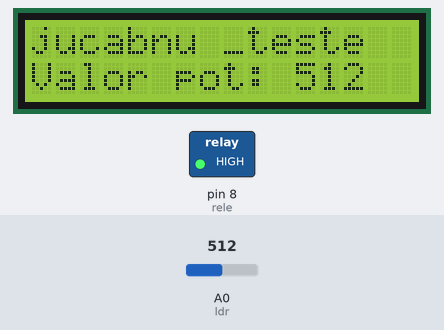
A sketch run on a simulated Arduino Uno, built with avr-gcc and run on an emulated ATmega328P. On the bench: 16×2 character LCD, switched loads named in the sketch (green lamp = pin HIGH). The inputs (shaded band) are chosen by the test bench; at power-on: A0 (ldr) = 512.

Above: at 1.2 s.
1.3 s: A0 (ldr) set to 56
At 2.1 s:
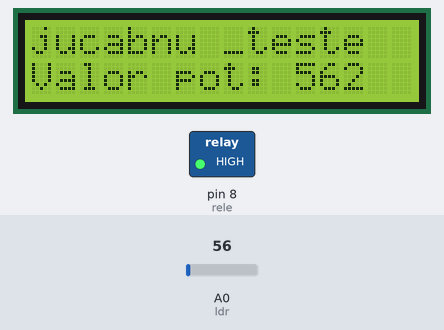
3.0 s: A0 (ldr) set to 47
At 3.5 s:
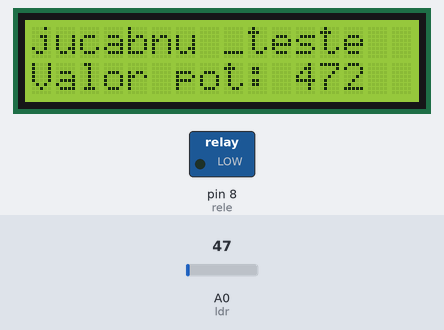
4.5 s: A0 (ldr) set to 0
At 4.9 s:
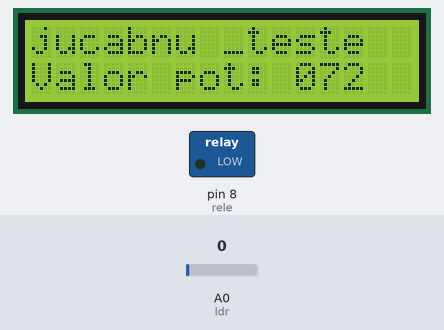
Timing chart, 0 to 7.5 s (numbered marks = the images above; inputs shaded):
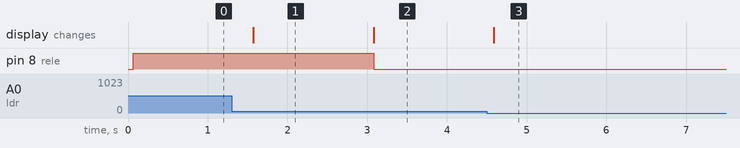

Measured:
- the behaviour switches between 50 and 49 on A0 (ldr) (found by bisection; images 1 and 2)
- after the input at 1.3 s, the display: changes after 0.27 s (image 1)
- after the input at 3.0 s, pin 8 (rele): HIGH → LOW after 0.08 s; the display: changes after 0.08 s (image 2)
- after the input at 4.5 s, the display: changes after 0.09 s (image 3)

The sketch:

lcd_ctrl_rele.ino
```cpp
// include the library code:
#include <LiquidCrystal.h>

// initialize the library with the numbers of the interface pins
LiquidCrystal lcd(12, 11, 5, 4, 3, 2);

int ldr = 0;
int ldrValue;
int rele = 8;

void setup() {

  lcd.begin(16, 2);
  lcd.print("jucabnu _teste");

  pinMode(rele, OUTPUT);
  // Serial.begin(9600);

}

void loop() {
  // lcd.print(millis()/1000);

  ldrValue = analogRead(ldr);
  // int valor = map(ldrValue, 0, 1023, 0, 255);
  lcd.setCursor(0, 1);
  lcd.print("Valor pot: ");
  lcd.setCursor(11,1);
  lcd.print(ldrValue);

  if(ldrValue < 50){
    digitalWrite(rele, LOW);
  }else{
    digitalWrite(rele, HIGH);
  }

//   analogWrite(led, valor);
  delay(500);


  // map(value, fromLow, fromHigh, toLow, toHigh)


}
```
